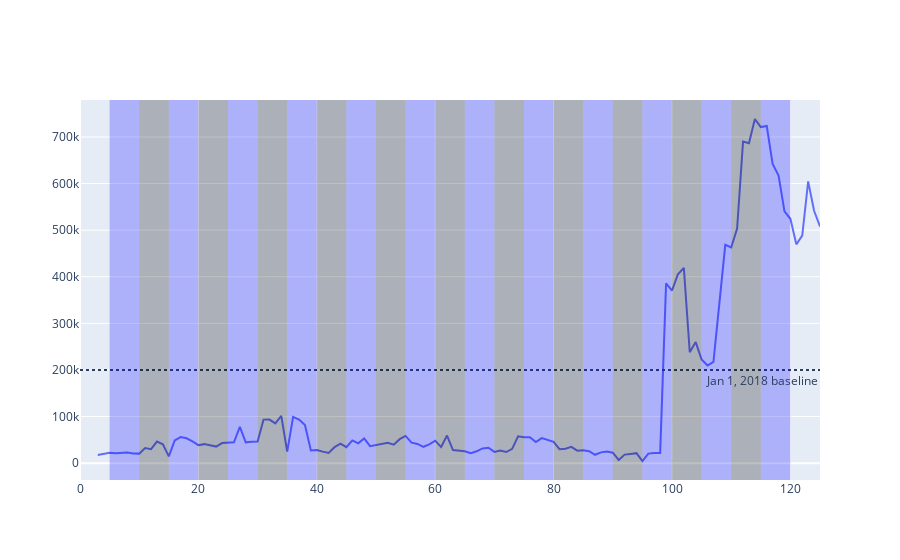

Notebook code cell kept with this figure:
### Code cell
import plotly.graph_objects as go

fig = go.Figure()

# Add time series data (scatter trace)
fig.add_trace(go.Scatter(
    #x=bs.index.values,
    y=bs['Cash And Equivalents'],
    mode="lines",
    name="temperature"
))

fig.add_hline(y=200000, line_dash="dot",
              annotation_text="Jan 1, 2018 baseline", 
              annotation_position="bottom right")
for each in range(len(breakpoints)-2):
    fillcolor="black"
    if each % 2 == 0:
        fillcolor="blue"
    fig.add_vrect(x0=breakpoints[each], x1=breakpoints[each+1],
                annotation_text="", annotation_position="top left",
                fillcolor=fillcolor, opacity=0.25, line_width=0)

fig.show()

### Figure 1 — Plotly figure (JSON) as saved in the notebook; plotly's stock layout.template omitted (floating-point values rounded to 4 significant figures)
{"data": [{"mode": "lines", "name": "temperature", "type": "scatter", "y": [null, null, null, 17408, 20008, 22266, 21253, 21629, 22863, 20639, 20466, 32255, 30138, 46330, 40315, 14605, 48903, 56107, 53325, 46632, 38645, 40819, 38176, 35555, 43173, 44089, 44858, 77673, 44727, 46094, 46578, 93446, 93518, 85527, 101296, 24808, 99356, 93618, 81907, 27382, 28272, 24732, 22075, 34335, 42024, 34449, 48900, 42446, 53129, 36452, 38503, 41081, 43547, 39729, 51529, 58457, 44076, 41326, 35118, 40136, 48233, 34502, 59271, 28145, 27121, 25442, 21415, 25461, 31590, 33005, 24172, 27016, 23837, 30754, 57608, 55516, 55586, 45134, 53649, 49006, 45841, 30105, 31105, 34902, 26748, 27850, 25674, 18013, 23201, 24876, 22371, 6775, 18315, 19826, 21465, 4637, 20568, 22003, 22071, 385823, 370490, 405330, 419107, 238077, 259804, 222538, 209505, 217142, 344064, 468529, 462822, 503209, 689972, 686421, 738569, 721201, 723732, 641879, 617101, 540525, 524464, 469592, 488231, 604576, 541716, 507909]}], "layout": {"annotations": [{"showarrow": false, "text": "Jan 1, 2018 baseline", "x": 1, "xanchor": "right", "xref": "x domain", "y": 200000, "yanchor": "top", "yref": "y"}, {"showarrow": false, "text": "", "x": 5, "xanchor": "left", "xref": "x", "y": 1, "yanchor": "top", "yref": "y domain"}, {"showarrow": false, "text": "", "x": 10, "xanchor": "left", "xref": "x", "y": 1, "yanchor": "top", "yref": "y domain"}, {"showarrow": false, "text": "", "x": 15, "xanchor": "left", "xref": "x", "y": 1, "yanchor": "top", "yref": "y domain"}, {"showarrow": false, "text": "", "x": 20, "xanchor": "left", "xref": "x", "y": 1, "yanchor": "top", "yref": "y domain"}, {"showarrow": false, "text": "", "x": 25, "xanchor": "left", "xref": "x", "y": 1, "yanchor": "top", "yref": "y domain"}, {"showarrow": false, "text": "", "x": 30, "xanchor": "left", "xref": "x", "y": 1, "yanchor": "top", "yref": "y domain"}, {"showarrow": false, "text": "", "x": 35, "xanchor": "left", "xref": "x", "y": 1, "yanchor": "top", "yref": "y domain"}, {"showarrow": false, "text": "", "x": 40, "xanchor": "left", "xref": "x", "y": 1, "yanchor": "top", "yref": "y domain"}, {"showarrow": false, "text": "", "x": 45, "xanchor": "left", "xref": "x", "y": 1, "yanchor": "top", "yref": "y domain"}, {"showarrow": false, "text": "", "x": 50, "xanchor": "left", "xref": "x", "y": 1, "yanchor": "top", "yref": "y domain"}, {"showarrow": false, "text": "", "x": 55, "xanchor": "left", "xref": "x", "y": 1, "yanchor": "top", "yref": "y domain"}, {"showarrow": false, "text": "", "x": 60, "xanchor": "left", "xref": "x", "y": 1, "yanchor": "top", "yref": "y domain"}, {"showarrow": false, "text": "", "x": 65, "xanchor": "left", "xref": "x", "y": 1, "yanchor": "top", "yref": "y domain"}, {"showarrow": false, "text": "", "x": 70, "xanchor": "left", "xref": "x", "y": 1, "yanchor": "top", "yref": "y domain"}, {"showarrow": false, "text": "", "x": 75, "xanchor": "left", "xref": "x", "y": 1, "yanchor": "top", "yref": "y domain"}, {"showarrow": false, "text": "", "x": 80, "xanchor": "left", "xref": "x", "y": 1, "yanchor": "top", "yref": "y domain"}, {"showarrow": false, "text": "", "x": 85, "xanchor": "left", "xref": "x", "y": 1, "yanchor": "top", "yref": "y domain"}, {"showarrow": false, "text": "", "x": 90, "xanchor": "left", "xref": "x", "y": 1, "yanchor": "top", "yref": "y domain"}, {"showarrow": false, "text": "", "x": 95, "xanchor": "left", "xref": "x", "y": 1, "yanchor": "top", "yref": "y domain"}, {"showarrow": false, "text": "", "x": 100, "xanchor": "left", "xref": "x", "y": 1, "yanchor": "top", "yref": "y domain"}, {"showarrow": false, "text": "", "x": 105, "xanchor": "left", "xref": "x", "y": 1, "yanchor": "top", "yref": "y domain"}, {"showarrow": false, "text": "", "x": 110, "xanchor": "left", "xref": "x", "y": 1, "yanchor": "top", "yref": "y domain"}, {"showarrow": false, "text": "", "x": 115, "xanchor": "left", "xref": "x", "y": 1, "yanchor": "top", "yref": "y domain"}], "shapes": [{"line": {"dash": "dot"}, "type": "line", "x0": 0, "x1": 1, "xref": "x domain", "y0": 200000, "y1": 200000, "yref": "y"}, {"fillcolor": "blue", "line": {"width": 0}, "opacity": 0.25, "type": "rect", "x0": 5, "x1": 10, "xref": "x", "y0": 0, "y1": 1, "yref": "y domain"}, {"fillcolor": "black", "line": {"width": 0}, "opacity": 0.25, "type": "rect", "x0": 10, "x1": 15, "xref": "x", "y0": 0, "y1": 1, "yref": "y domain"}, {"fillcolor": "blue", "line": {"width": 0}, "opacity": 0.25, "type": "rect", "x0": 15, "x1": 20, "xref": "x", "y0": 0, "y1": 1, "yref": "y domain"}, {"fillcolor": "black", "line": {"width": 0}, "opacity": 0.25, "type": "rect", "x0": 20, "x1": 25, "xref": "x", "y0": 0, "y1": 1, "yref": "y domain"}, {"fillcolor": "blue", "line": {"width": 0}, "opacity": 0.25, "type": "rect", "x0": 25, "x1": 30, "xref": "x", "y0": 0, "y1": 1, "yref": "y domain"}, {"fillcolor": "black", "line": {"width": 0}, "opacity": 0.25, "type": "rect", "x0": 30, "x1": 35, "xref": "x", "y0": 0, "y1": 1, "yref": "y domain"}, {"fillcolor": "blue", "line": {"width": 0}, "opacity": 0.25, "type": "rect", "x0": 35, "x1": 40, "xref": "x", "y0": 0, "y1": 1, "yref": "y domain"}, {"fillcolor": "black", "line": {"width": 0}, "opacity": 0.25, "type": "rect", "x0": 40, "x1": 45, "xref": "x", "y0": 0, "y1": 1, "yref": "y domain"}, {"fillcolor": "blue", "line": {"width": 0}, "opacity": 0.25, "type": "rect", "x0": 45, "x1": 50, "xref": "x", "y0": 0, "y1": 1, "yref": "y domain"}, {"fillcolor": "black", "line": {"width": 0}, "opacity": 0.25, "type": "rect", "x0": 50, "x1": 55, "xref": "x", "y0": 0, "y1": 1, "yref": "y domain"}, {"fillcolor": "blue", "line": {"width": 0}, "opacity": 0.25, "type": "rect", "x0": 55, "x1": 60, "xref": "x", "y0": 0, "y1": 1, "yref": "y domain"}, {"fillcolor": "black", "line": {"width": 0}, "opacity": 0.25, "type": "rect", "x0": 60, "x1": 65, "xref": "x", "y0": 0, "y1": 1, "yref": "y domain"}, {"fillcolor": "blue", "line": {"width": 0}, "opacity": 0.25, "type": "rect", "x0": 65, "x1": 70, "xref": "x", "y0": 0, "y1": 1, "yref": "y domain"}, {"fillcolor": "black", "line": {"width": 0}, "opacity": 0.25, "type": "rect", "x0": 70, "x1": 75, "xref": "x", "y0": 0, "y1": 1, "yref": "y domain"}, {"fillcolor": "blue", "line": {"width": 0}, "opacity": 0.25, "type": "rect", "x0": 75, "x1": 80, "xref": "x", "y0": 0, "y1": 1, "yref": "y domain"}, {"fillcolor": "black", "line": {"width": 0}, "opacity": 0.25, "type": "rect", "x0": 80, "x1": 85, "xref": "x", "y0": 0, "y1": 1, "yref": "y domain"}, {"fillcolor": "blue", "line": {"width": 0}, "opacity": 0.25, "type": "rect", "x0": 85, "x1": 90, "xref": "x", "y0": 0, "y1": 1, "yref": "y domain"}, {"fillcolor": "black", "line": {"width": 0}, "opacity": 0.25, "type": "rect", "x0": 90, "x1": 95, "xref": "x", "y0": 0, "y1": 1, "yref": "y domain"}, {"fillcolor": "blue", "line": {"width": 0}, "opacity": 0.25, "type": "rect", "x0": 95, "x1": 100, "xref": "x", "y0": 0, "y1": 1, "yref": "y domain"}, {"fillcolor": "black", "line": {"width": 0}, "opacity": 0.25, "type": "rect", "x0": 100, "x1": 105, "xref": "x", "y0": 0, "y1": 1, "yref": "y domain"}, {"fillcolor": "blue", "line": {"width": 0}, "opacity": 0.25, "type": "rect", "x0": 105, "x1": 110, "xref": "x", "y0": 0, "y1": 1, "yref": "y domain"}, {"fillcolor": "black", "line": {"width": 0}, "opacity": 0.25, "type": "rect", "x0": 110, "x1": 115, "xref": "x", "y0": 0, "y1": 1, "yref": "y domain"}, {"fillcolor": "blue", "line": {"width": 0}, "opacity": 0.25, "type": "rect", "x0": 115, "x1": 120, "xref": "x", "y0": 0, "y1": 1, "yref": "y domain"}]}}
